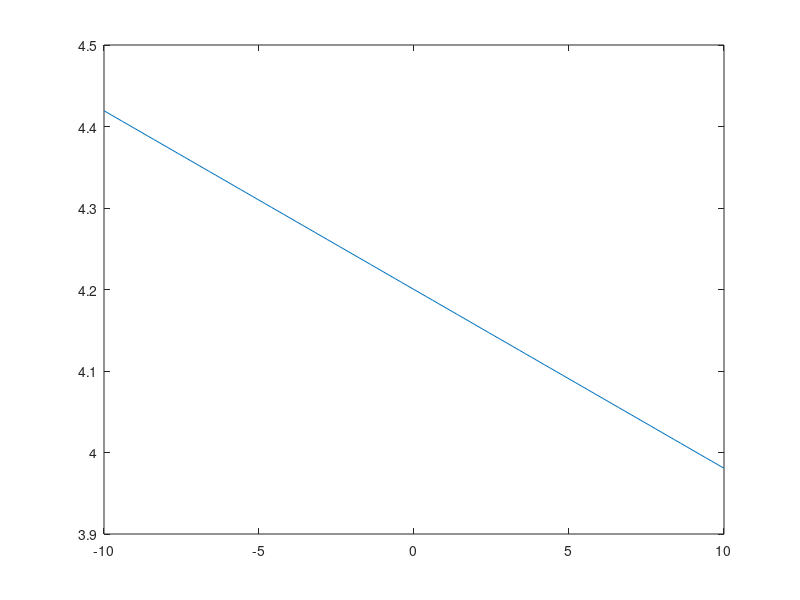

This chart was generated by the following MATLAB code:
clear all

%{
SIDH with 2 spherical waves (no tube lens)
Siegel, Nisan, Joseph Rosen, and Gary Brooker. "Reconstruction of objects 
above and below the objective focal plane with dimensional fidelity by FINCH
fluorescence microscopy." Optics express 20.18 (2012): 19822-19835.
%}

f_o = 3;                                % Focal length of objective (mm)    
NA = 1.4;                               % Numerical aperture of objective
R_o = (f_o*NA);
wave = 680e-6;                          % Wavelength of light (mm)
delta_c = 16e-3;                        % Pixel size of camera (mm)
f_d1 = 376.1; f_d2 = 415.7;             % Focal lengths of mirrors
s_fac = (f_d2-f_d1)/(f_d2+f_d1);        % s-factor
z_s = 2.990:200e-6:3.010;
d1 =  50;                                % Distance between objective and interferometer
z_h = (2*f_d1*f_d2)/(f_d1+f_d2);        % Distance between interferometer and camera (maximum overlap)

defocus = (z_s*1e+3-3e+3);

z_r = zeros(1,length(z_s));
trans_mag = zeros(1,length(z_s));
f_e = zeros(1,length(z_s));
f_g = zeros(1,length(z_s));
f_h = zeros(1,length(z_s));
f_j = zeros(1,length(z_s));
gamma = zeros(1,length(z_s));
%Condition to sample finest fringe of Hologram
z_h_min = ((4*R_o*delta_c)/wave);  % Min SLM-camera distance (mm)


%Radius of hologram at Interferometer
y_enter = 0;
theta_enter = NA;
%Element B_o of First final Matrix
y_exit = zeros(1,length(z_s));
for i = 1: length(z_s)
    B_o(i) = z_s(i)*(1-d1/f_o)+d1;
    y_exit(i) = B_o(i)*theta_enter;
    R_o(i) = abs(B_o(i)*theta_enter);
end

plot(defocus,R_o);